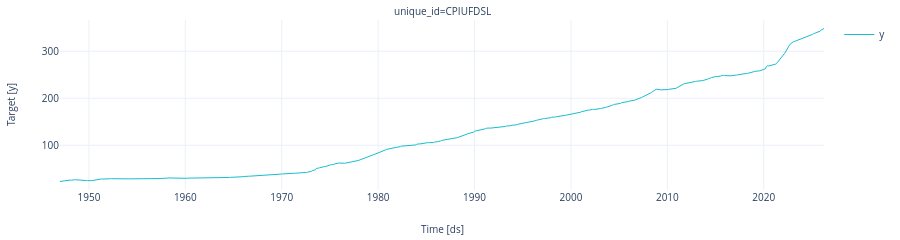

Source (notebook cell):
### Markdown cell above
There is one missing entry in the dataset, so we used a simple forward fill to impute.

### Code cell
## visualize
plot_series(df, engine = 'plotly')

### Figure 1 — Plotly figure (JSON) as saved in the notebook; plotly's stock layout.template omitted (floating-point values rounded to 4 significant figures; data arrays with more than 128 entries replaced by an {"elided": "..."} marker saying what was removed)
{"data": [{"legendgroup": "y", "line": {"color": "#17becf", "width": 1}, "mode": "lines", "name": "y", "showlegend": true, "type": "scatter", "x": {"elided": "952 str values"}, "xaxis": "x", "y": {"elided": "952 float values"}, "yaxis": "y"}], "layout": {"annotations": [{"font": {"size": 10}, "showarrow": false, "text": "unique_id=CPIUFDSL", "x": 0.5, "xanchor": "center", "xref": "paper", "y": 1, "yanchor": "bottom", "yref": "paper"}, {"font": {"size": 10}, "showarrow": false, "text": "Time [ds]", "x": 0.5, "xanchor": "center", "xref": "paper", "y": 0, "yanchor": "top", "yref": "paper", "yshift": -30}, {"font": {"size": 10}, "showarrow": false, "text": "Target [y]", "textangle": -90, "x": 0, "xanchor": "right", "xref": "paper", "xshift": -40, "y": 0.5, "yanchor": "middle", "yref": "paper"}], "autosize": true, "font": {"size": 10}, "height": 200, "margin": {"b": 50, "l": 60, "r": 10, "t": 20}, "xaxis": {"anchor": "y", "domain": [0, 1], "showticklabels": true, "visible": true}, "yaxis": {"anchor": "x", "domain": [0, 1]}}}
